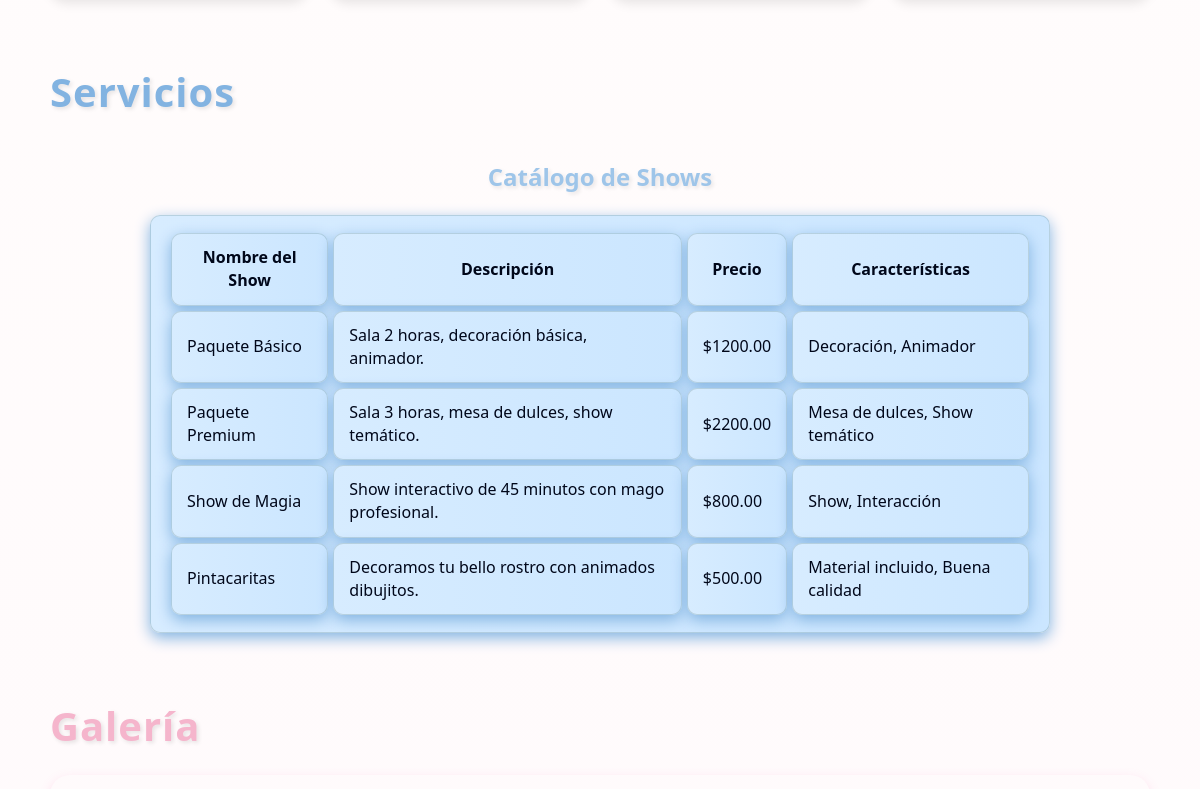
The app's page / (middle part), older data.
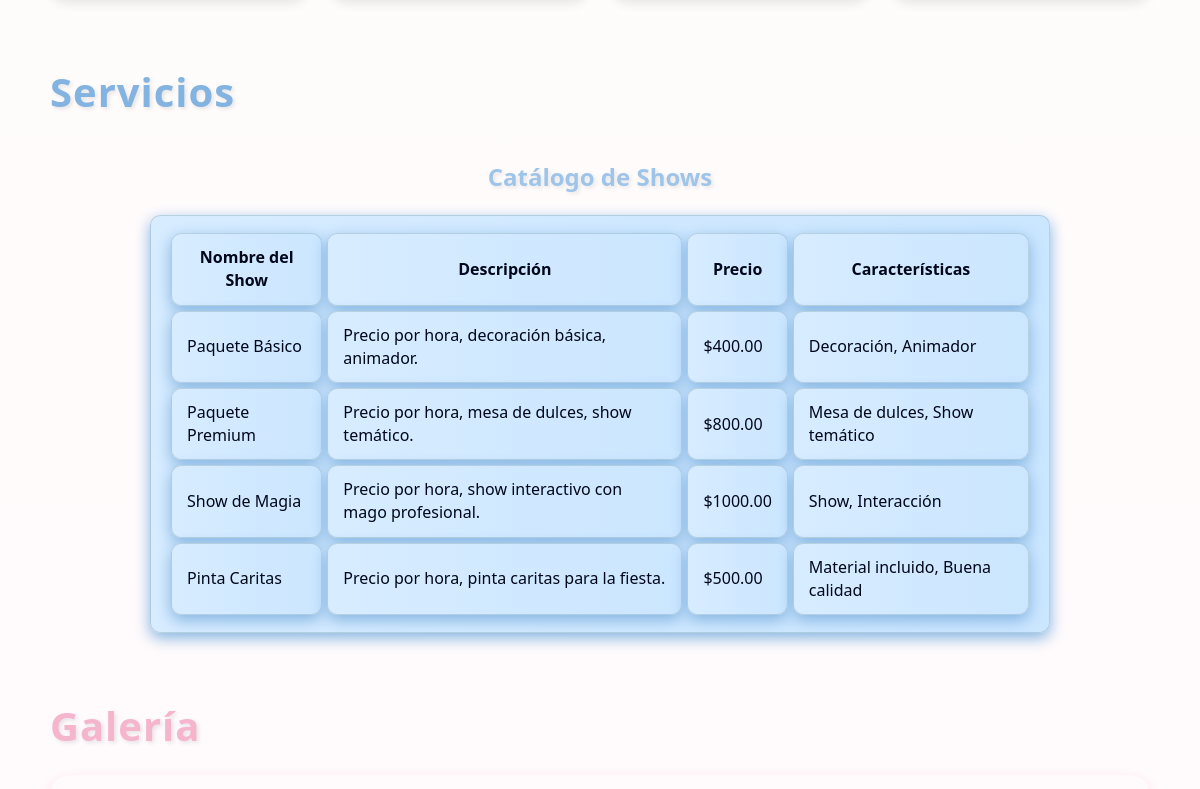
The same page, newer data.
### app/models.py (models this page shows, shortened)
class SHOW(models.Model):
    nombre_show = models.CharField(max_length=100)
    descripcion = models.TextField()
    precio = models.DecimalField(max_digits=8, decimal_places=2)
    caracteristicas = models.TextField(default='Ninguna')

### app/views.py (the view)
# urls.py: path('', views.inicio, name='inicio'),
def inicio(request):
    shows = SHOW.objects.all()
    return render(request, 'index.html' , {'shows': shows})

### app/templates/index.html (shortened to what this page needs)
<!DOCTYPE html>
<html lang="es" translate="no">
<head>
    {% load static %}
    <link rel="stylesheet" href="{% static 'css/style.css' %}" />
</head>
<body>
    <main>
        <section id="instalaciones" class="section instalaciones wrap">
        </section>
        <section id="servicios" class="section servicios wrap">
        <h2>Servicios</h2>
                <table Border="1" cellpadding="5" cellspacing="0" >
                    <caption><h1>Catálogo de Shows</h1></caption>
                    <thead>
                        <tr>
                            <th>Nombre del Show</th>
                            <th>Descripción</th>
                            <th>Precio</th>
                            <th>Características</th>
                        </tr>
                    </thead>
                    <tbody>
                        {% for show in shows %}
                        <tr>
                            <td>{{ show.nombre_show }}</td>
                            <td>{{ show.descripcion }}</td>
                            <td>${{ show.precio }}</td>
                            <td>{{ show.caracteristicas }}</td>
                        </tr>
                        {% endfor %}
                    </tbody>
                </table>
        </section>
        <section id="galeria" class="section galeria wrap">
            <h2>Galería</h2>
            <div class="carrusel-scroll">
            </div>
        </section>
    </main>
</body>
</html>

Row changes from the older to the newer data that the page shows:
changed SHOW "Paquete Básico": descripcion "Sala 2 horas, decoración básica, animador." → "Precio por hora, decoración básica, animador."; precio "1200.00" → "400.00"
changed SHOW "Paquete Premium": descripcion "Sala 3 horas, mesa de dulces, show temático." → "Precio por hora, mesa de dulces, show temático."; precio "2200.00" → "800.00"
changed SHOW "Show de Magia": descripcion "Show interactivo de 45 minutos con mago profesional." → "Precio por hora, show interactivo con mago profesional."; precio "800.00" → "1000.00"
changed SHOW "Material incluido, Buena calidad": nombre_show "Pintacaritas" → "Pinta Caritas"; descripcion "Decoramos tu bello rostro con animados dibujitos." → "Precio por hora, pinta caritas para la fiesta."
